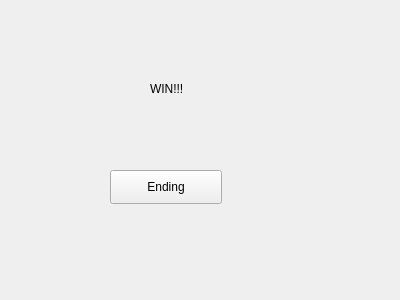
<?xml version="1.0" encoding="UTF-8"?>
<ui version="4.0">
 <class>DialogThree</class>
 <widget class="QDialog" name="DialogThree">
  <property name="geometry">
   <rect>
    <x>0</x>
    <y>0</y>
    <width>400</width>
    <height>300</height>
   </rect>
  </property>
  <property name="windowTitle">
   <string>Dialog</string>
  </property>
  <widget class="QLabel" name="label">
   <property name="geometry">
    <rect>
     <x>150</x>
     <y>80</y>
     <width>81</width>
     <height>18</height>
    </rect>
   </property>
   <property name="text">
    <string>WIN!!!</string>
   </property>
  </widget>
  <widget class="QPushButton" name="pushButton">
   <property name="geometry">
    <rect>
     <x>400</x>
     <y>300</y>
     <width>112</width>
     <height>34</height>
    </rect>
   </property>
   <property name="text">
    <string>ENDING</string>
   </property>
  </widget>
  <widget class="QPushButton" name="pushButton_2">
   <property name="geometry">
    <rect>
     <x>110</x>
     <y>170</y>
     <width>112</width>
     <height>34</height>
    </rect>
   </property>
   <property name="text">
    <string>Ending</string>
   </property>
  </widget>
 </widget>
 <resources/>
 <connections/>
</ui>
